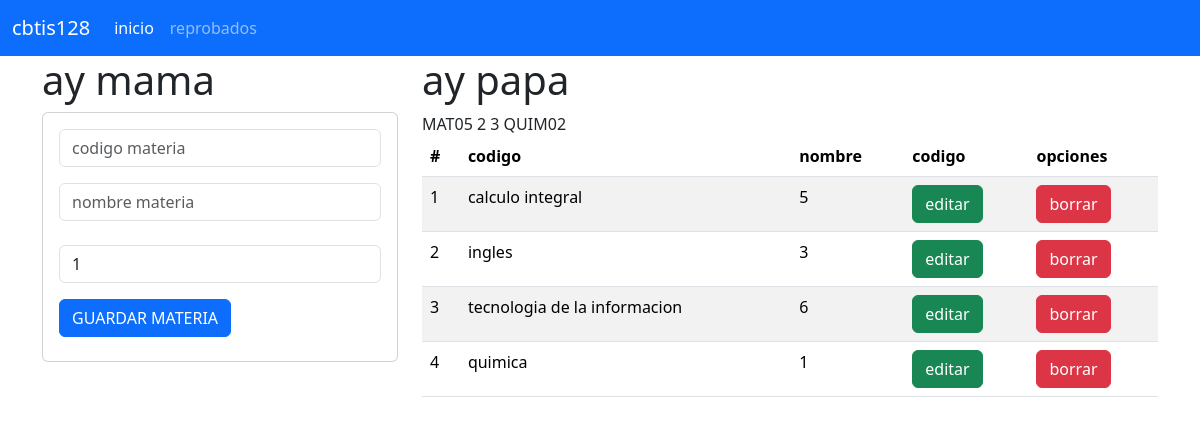
Before: / with the older database file.
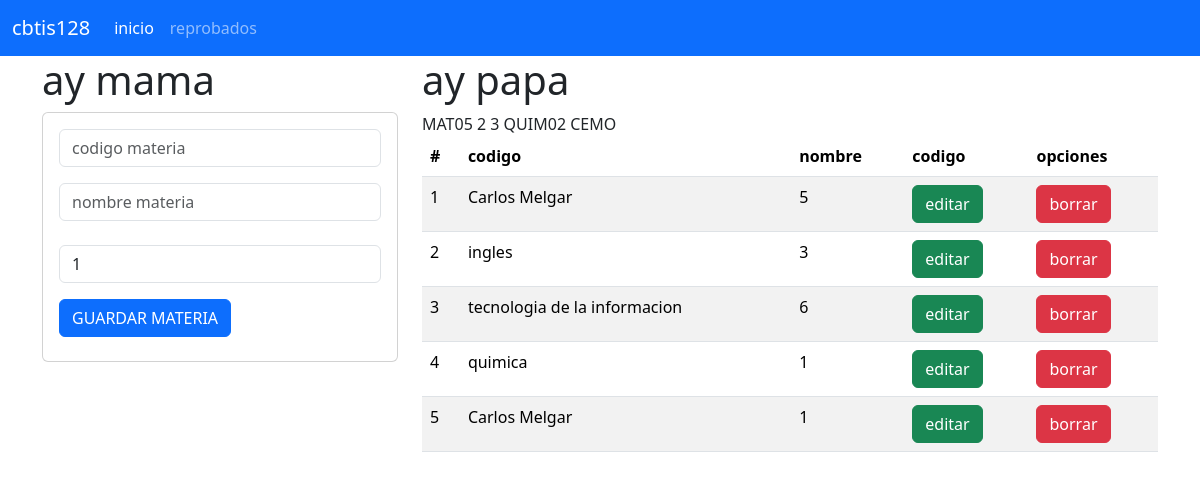
After: the same page with the newer database file.
### materia_app/models.py (models this page shows, shortened)
class Materia(models.Model):
    codigo=models.CharField(primary_key=True, max_length=6)
    nombre=models.CharField( max_length=100)
    creditos=models.PositiveSmallIntegerField()

### materia_app/views.py (the view)
# urls.py: path("", views.inicio_vista, name="inicio_vista"),
def inicio_vista(request):
    lasmaterias=Materia.objects.all()
    return render(request,"gestionarMateria.html",{"mismaterias":lasmaterias})

### materia_app/templates/gestionarMateria.html
{% extends "base.html" %}
{% block cuerpo %}
<div class="row">
<div class="col-sm-12 col-md-4 col-lg-4 col-xl-4">
<h1>ay mama</h1>
    <div class="card">
        <div class="card-body">
        <form action="registrarMateria/" method="POST"> {% csrf_token %}
            <div class="form-group">
                <input type="text " id="txtcodigo" name="txtcodigo" class="form-control" placeholder="codigo materia" minlenght="1" maxLenght"6" required>
            </div>
            <div class="form-group py-3">
                <input type="text " id="txtnombre" name="txtnombre" class="form-control" placeholder="nombre materia" maxLenght"100" required>
            </div>
            <div class="form-group py-2">
                <input type="text " id="numcreditos" name="numcreditos" class="form-control"  min="1" max="9" value="1" required>
            </div>
            <div class="form-group py-2">
                <button type="submit" class="btn btn-primary">GUARDAR MATERIA</button>
            </div>
        </form>
    </div>
    </div>
</div>
<div class="col-sm-12 col-md-8 col-lg-8 col-xl-8">
    <h1>ay papa</h1>
        <table class="table table table-striped">
            <thead>
            <tr>
                <th scope="col">#</th>
                <th scope="col">codigo</th>
                <th scope="col">nombre</th>
                <th scope="col">codigo</th>
                <th> opciones </th>
            </tr>
            </thead>
            <tbody>
            {% for m in mismaterias %}
                <tr>
                    <td> {{forloop.counter}} </td>
                    <d> {{m.codigo}} </td>
                    <td> {{m.nombre}} </td>
                    <td> {{m.creditos}} </td>
                    <td> <a href="seleccionarMateria/{{m.codigo}}" class="btn btn-success">editar </a>  </td>
                    <td> <a href="borrarMateria/{{m.codigo}}" class="btn btn-danger">borrar</a>  </td>
                </tr>
            {% endfor %}
            </tbody>
        </table>
</div>
</div>
{% endblock %}

### materia_app/templates/base.html (shortened to what this page needs)
<!doctype html>
<html lang="en">
<head>
    <link href="https://cdn.jsdelivr.net/npm/bootstrap@5.3.3/dist/css/bootstrap.min.css" rel="stylesheet">
</head>
<body>
        <nav class="navbar navbar-expand-lg bg-primary" data-bs-theme="dark" >
            <div class="container-fluid">
            <a class="navbar-brand" href="#">cbtis128</a>
            <div class="collapse navbar-collapse" id="navbarNav">
                <ul class="navbar-nav">
                <li class="nav-item">
                    <a class="nav-link active" aria-current="page" href="#">inicio</a>
                </li>
                <li class="nav-item">
                    <a class="nav-link" href="#">reprobados</a>
                </ul>
            </div>
            </div>
        </nav>
    <div class="container">
        {% block cuerpo %}
        {% endblock %}
    </div>
</body>
</html>

Changed rows visible on the page:
changed Materia "MAT05": nombre "calculo integral" → "Carlos Melgar"
added Materia: codigo "CEMO", nombre "Carlos Melgar", creditos "1"
